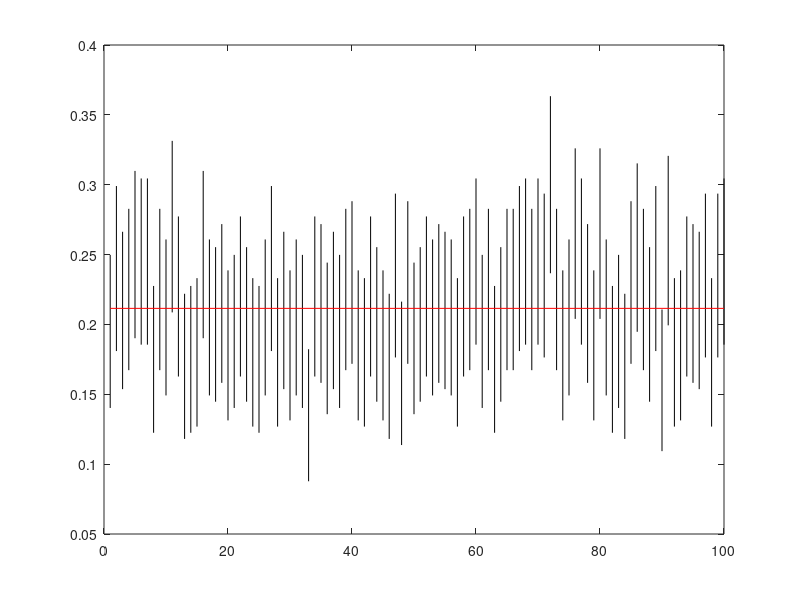

Write MATLAB code to recreate this figure.
zacetki = [0.1402150 0.1809447 0.1536791 0.1672585 0.1901248 0.1855293 0.1855293 0.1224597 0.1672585 0.1491778 0.2086112 0.1627198 0.1180591 0.1224597 0.1268762 0.1901248 0.1491778 0.1446897 0.1581932 0.1313078 0.1402150 0.1627198 0.1446897 0.1268762 0.1224597 0.1491778 0.1809447 0.1268762 0.1536791 0.1313078 0.1491778 0.1402150 0.0877479 0.1627198 0.1581932 0.1357543 0.1536791 0.1402150 0.1672585 0.1718090 0.1313078 0.1268762 0.1627198 0.1446897 0.1313078 0.1180591 0.1763712 0.1136747 0.1718090 0.1357543 0.1446897 0.1627198 0.1491778 0.1581932 0.1536791 0.1491778 0.1268762 0.1627198 0.1672585 0.1855293 0.1402150 0.1672585 0.1224597 0.1446897 0.1672585 0.1672585 0.1809447 0.1855293 0.1672585 0.1855293 0.1763712 0.2366341 0.1672585 0.1313078 0.1491778 0.2039743 0.1855293 0.1581932 0.1313078 0.2039743 0.1491778 0.1224597 0.1402150 0.1180591 0.1718090 0.1947309 0.1672585 0.1446897 0.1809447 0.1093073 0.1993475 0.1268762 0.1313078 0.1627198 0.1581932 0.1536791 0.1763712 0.1268762 0.1763712 0.1855293];
konci = [0.2497850 0.2990553 0.2663209 0.2827415 0.3098752 0.3044707 0.3044707 0.2275403 0.2827415 0.2608222 0.3313888 0.2772802 0.2219409 0.2275403 0.2331238 0.3098752 0.2608222 0.2553103 0.2718068 0.2386922 0.2497850 0.2772802 0.2553103 0.2331238 0.2275403 0.2608222 0.2990553 0.2331238 0.2663209 0.2386922 0.2608222 0.2497850 0.1822521 0.2772802 0.2718068 0.2442457 0.2663209 0.2497850 0.2827415 0.2881910 0.2386922 0.2331238 0.2772802 0.2553103 0.2386922 0.2219409 0.2936288 0.2163253 0.2881910 0.2442457 0.2553103 0.2772802 0.2608222 0.2718068 0.2663209 0.2608222 0.2331238 0.2772802 0.2827415 0.3044707 0.2497850 0.2827415 0.2275403 0.2553103 0.2827415 0.2827415 0.2990553 0.3044707 0.2827415 0.3044707 0.2936288 0.3633659 0.2827415 0.2386922 0.2608222 0.3260257 0.3044707 0.2718068 0.2386922 0.3260257 0.2608222 0.2275403 0.2497850 0.2219409 0.2881910 0.3152691 0.2827415 0.2553103 0.2990553 0.2106927 0.3206525 0.2331238 0.2386922 0.2772802 0.2718068 0.2663209 0.2936288 0.2331238 0.2936288 0.3044707];

for i = 1:100
    plot([i i], [zacetki(i) konci(i)], 'k-')
    hold on
end
plot([1  100], [0.2115025  0.2115025], 'k-', 'Color', 'r')
